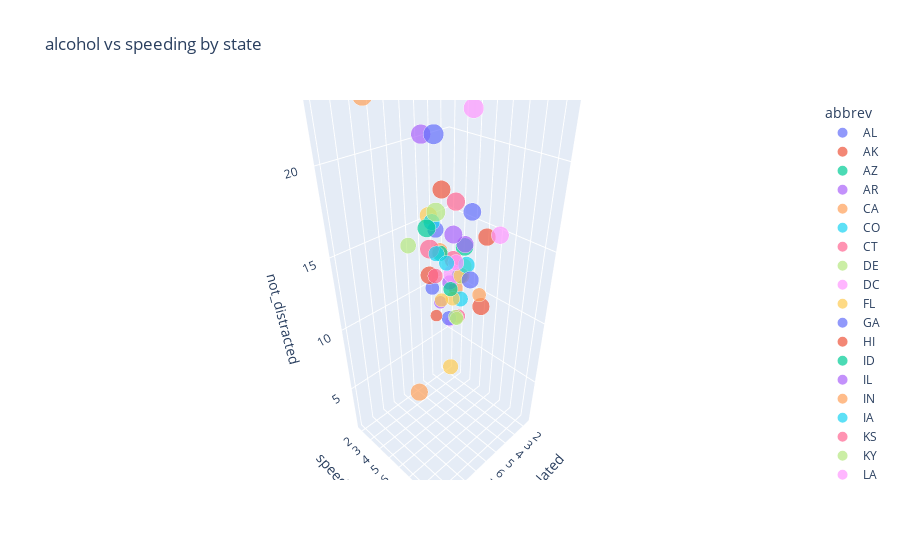

The notebook cell saved with this chart:
### Code cell
px.scatter_3d(df, x='alcohol',y='speeding',z='not_distracted',color='abbrev',title='alcohol vs speeding by state',
           labels={'alcohol':'alcohol-related','speeding':'speeding-related',}, size= 'total')

### Figure 1 — Plotly figure (JSON) as saved in the notebook; plotly's stock layout.template omitted (floating-point values rounded to 4 significant figures)
{"data": [{"hovertemplate": "abbrev=AL<br>alcohol-related=%{x}<br>speeding-related=%{y}<br>not_distracted=%{z}<br>total=%{marker.size}<extra></extra>", "legendgroup": "AL", "marker": {"color": "#636efa", "size": [18.8], "sizemode": "area", "sizeref": 0.05975, "symbol": "circle"}, "mode": "markers", "name": "AL", "scene": "scene", "showlegend": true, "type": "scatter3d", "x": [5.64], "y": [7.332], "z": [18.05]}, {"hovertemplate": "abbrev=AK<br>alcohol-related=%{x}<br>speeding-related=%{y}<br>not_distracted=%{z}<br>total=%{marker.size}<extra></extra>", "legendgroup": "AK", "marker": {"color": "#EF553B", "size": [18.1], "sizemode": "area", "sizeref": 0.05975, "symbol": "circle"}, "mode": "markers", "name": "AK", "scene": "scene", "showlegend": true, "type": "scatter3d", "x": [4.525], "y": [7.421], "z": [16.29]}, {"hovertemplate": "abbrev=AZ<br>alcohol-related=%{x}<br>speeding-related=%{y}<br>not_distracted=%{z}<br>total=%{marker.size}<extra></extra>", "legendgroup": "AZ", "marker": {"color": "#00cc96", "size": [18.6], "sizemode": "area", "sizeref": 0.05975, "symbol": "circle"}, "mode": "markers", "name": "AZ", "scene": "scene", "showlegend": true, "type": "scatter3d", "x": [5.208], "y": [6.51], "z": [15.62]}, {"hovertemplate": "abbrev=AR<br>alcohol-related=%{x}<br>speeding-related=%{y}<br>not_distracted=%{z}<br>total=%{marker.size}<extra></extra>", "legendgroup": "AR", "marker": {"color": "#ab63fa", "size": [22.4], "sizemode": "area", "sizeref": 0.05975, "symbol": "circle"}, "mode": "markers", "name": "AR", "scene": "scene", "showlegend": true, "type": "scatter3d", "x": [5.824], "y": [4.032], "z": [21.06]}, {"hovertemplate": "abbrev=CA<br>alcohol-related=%{x}<br>speeding-related=%{y}<br>not_distracted=%{z}<br>total=%{marker.size}<extra></extra>", "legendgroup": "CA", "marker": {"color": "#FFA15A", "size": [12.0], "sizemode": "area", "sizeref": 0.05975, "symbol": "circle"}, "mode": "markers", "name": "CA", "scene": "scene", "showlegend": true, "type": "scatter3d", "x": [3.36], "y": [4.2], "z": [10.92]}, {"hovertemplate": "abbrev=CO<br>alcohol-related=%{x}<br>speeding-related=%{y}<br>not_distracted=%{z}<br>total=%{marker.size}<extra></extra>", "legendgroup": "CO", "marker": {"color": "#19d3f3", "size": [13.6], "sizemode": "area", "sizeref": 0.05975, "symbol": "circle"}, "mode": "markers", "name": "CO", "scene": "scene", "showlegend": true, "type": "scatter3d", "x": [3.808], "y": [5.032], "z": [10.74]}, {"hovertemplate": "abbrev=CT<br>alcohol-related=%{x}<br>speeding-related=%{y}<br>not_distracted=%{z}<br>total=%{marker.size}<extra></extra>", "legendgroup": "CT", "marker": {"color": "#FF6692", "size": [10.8], "sizemode": "area", "sizeref": 0.05975, "symbol": "circle"}, "mode": "markers", "name": "CT", "scene": "scene", "showlegend": true, "type": "scatter3d", "x": [3.888], "y": [4.968], "z": [9.396]}, {"hovertemplate": "abbrev=DE<br>alcohol-related=%{x}<br>speeding-related=%{y}<br>not_distracted=%{z}<br>total=%{marker.size}<extra></extra>", "legendgroup": "DE", "marker": {"color": "#B6E880", "size": [16.2], "sizemode": "area", "sizeref": 0.05975, "symbol": "circle"}, "mode": "markers", "name": "DE", "scene": "scene", "showlegend": true, "type": "scatter3d", "x": [4.86], "y": [6.156], "z": [14.09]}, {"hovertemplate": "abbrev=DC<br>alcohol-related=%{x}<br>speeding-related=%{y}<br>not_distracted=%{z}<br>total=%{marker.size}<extra></extra>", "legendgroup": "DC", "marker": {"color": "#FF97FF", "size": [5.9], "sizemode": "area", "sizeref": 0.05975, "symbol": "circle"}, "mode": "markers", "name": "DC", "scene": "scene", "showlegend": true, "type": "scatter3d", "x": [1.593], "y": [2.006], "z": [5.9]}, {"hovertemplate": "abbrev=FL<br>alcohol-related=%{x}<br>speeding-related=%{y}<br>not_distracted=%{z}<br>total=%{marker.size}<extra></extra>", "legendgroup": "FL", "marker": {"color": "#FECB52", "size": [17.9], "sizemode": "area", "sizeref": 0.05975, "symbol": "circle"}, "mode": "markers", "name": "FL", "scene": "scene", "showlegend": true, "type": "scatter3d", "x": [5.191], "y": [3.759], "z": [16.47]}, {"hovertemplate": "abbrev=GA<br>alcohol-related=%{x}<br>speeding-related=%{y}<br>not_distracted=%{z}<br>total=%{marker.size}<extra></extra>", "legendgroup": "GA", "marker": {"color": "#636efa", "size": [15.6], "sizemode": "area", "sizeref": 0.05975, "symbol": "circle"}, "mode": "markers", "name": "GA", "scene": "scene", "showlegend": true, "type": "scatter3d", "x": [3.9], "y": [2.964], "z": [14.82]}, {"hovertemplate": "abbrev=HI<br>alcohol-related=%{x}<br>speeding-related=%{y}<br>not_distracted=%{z}<br>total=%{marker.size}<extra></extra>", "legendgroup": "HI", "marker": {"color": "#EF553B", "size": [17.5], "sizemode": "area", "sizeref": 0.05975, "symbol": "circle"}, "mode": "markers", "name": "HI", "scene": "scene", "showlegend": true, "type": "scatter3d", "x": [7.175], "y": [9.45], "z": [14.35]}, {"hovertemplate": "abbrev=ID<br>alcohol-related=%{x}<br>speeding-related=%{y}<br>not_distracted=%{z}<br>total=%{marker.size}<extra></extra>", "legendgroup": "ID", "marker": {"color": "#00cc96", "size": [15.3], "sizemode": "area", "sizeref": 0.05975, "symbol": "circle"}, "mode": "markers", "name": "ID", "scene": "scene", "showlegend": true, "type": "scatter3d", "x": [4.437], "y": [5.508], "z": [13.01]}, {"hovertemplate": "abbrev=IL<br>alcohol-related=%{x}<br>speeding-related=%{y}<br>not_distracted=%{z}<br>total=%{marker.size}<extra></extra>", "legendgroup": "IL", "marker": {"color": "#ab63fa", "size": [12.8], "sizemode": "area", "sizeref": 0.05975, "symbol": "circle"}, "mode": "markers", "name": "IL", "scene": "scene", "showlegend": true, "type": "scatter3d", "x": [4.352], "y": [4.608], "z": [12.03]}, {"hovertemplate": "abbrev=IN<br>alcohol-related=%{x}<br>speeding-related=%{y}<br>not_distracted=%{z}<br>total=%{marker.size}<extra></extra>", "legendgroup": "IN", "marker": {"color": "#FFA15A", "size": [14.5], "sizemode": "area", "sizeref": 0.05975, "symbol": "circle"}, "mode": "markers", "name": "IN", "scene": "scene", "showlegend": true, "type": "scatter3d", "x": [4.205], "y": [3.625], "z": [13.78]}, {"hovertemplate": "abbrev=IA<br>alcohol-related=%{x}<br>speeding-related=%{y}<br>not_distracted=%{z}<br>total=%{marker.size}<extra></extra>", "legendgroup": "IA", "marker": {"color": "#19d3f3", "size": [15.7], "sizemode": "area", "sizeref": 0.05975, "symbol": "circle"}, "mode": "markers", "name": "IA", "scene": "scene", "showlegend": true, "type": "scatter3d", "x": [3.925], "y": [2.669], "z": [15.23]}, {"hovertemplate": "abbrev=KS<br>alcohol-related=%{x}<br>speeding-related=%{y}<br>not_distracted=%{z}<br>total=%{marker.size}<extra></extra>", "legendgroup": "KS", "marker": {"color": "#FF6692", "size": [17.8], "sizemode": "area", "sizeref": 0.05975, "symbol": "circle"}, "mode": "markers", "name": "KS", "scene": "scene", "showlegend": true, "type": "scatter3d", "x": [4.272], "y": [4.806], "z": [13.71]}, {"hovertemplate": "abbrev=KY<br>alcohol-related=%{x}<br>speeding-related=%{y}<br>not_distracted=%{z}<br>total=%{marker.size}<extra></extra>", "legendgroup": "KY", "marker": {"color": "#B6E880", "size": [21.4], "sizemode": "area", "sizeref": 0.05975, "symbol": "circle"}, "mode": "markers", "name": "KY", "scene": "scene", "showlegend": true, "type": "scatter3d", "x": [4.922], "y": [4.066], "z": [16.69]}, {"hovertemplate": "abbrev=LA<br>alcohol-related=%{x}<br>speeding-related=%{y}<br>not_distracted=%{z}<br>total=%{marker.size}<extra></extra>", "legendgroup": "LA", "marker": {"color": "#FF97FF", "size": [20.5], "sizemode": "area", "sizeref": 0.05975, "symbol": "circle"}, "mode": "markers", "name": "LA", "scene": "scene", "showlegend": true, "type": "scatter3d", "x": [6.765], "y": [7.175], "z": [14.96]}, {"hovertemplate": "abbrev=ME<br>alcohol-related=%{x}<br>speeding-related=%{y}<br>not_distracted=%{z}<br>total=%{marker.size}<extra></extra>", "legendgroup": "ME", "marker": {"color": "#FECB52", "size": [15.1], "sizemode": "area", "sizeref": 0.05975, "symbol": "circle"}, "mode": "markers", "name": "ME", "scene": "scene", "showlegend": true, "type": "scatter3d", "x": [4.53], "y": [5.738], "z": [13.14]}, {"hovertemplate": "abbrev=MD<br>alcohol-related=%{x}<br>speeding-related=%{y}<br>not_distracted=%{z}<br>total=%{marker.size}<extra></extra>", "legendgroup": "MD", "marker": {"color": "#636efa", "size": [12.5], "sizemode": "area", "sizeref": 0.05975, "symbol": "circle"}, "mode": "markers", "name": "MD", "scene": "scene", "showlegend": true, "type": "scatter3d", "x": [4.0], "y": [4.25], "z": [8.875]}, {"hovertemplate": "abbrev=MA<br>alcohol-related=%{x}<br>speeding-related=%{y}<br>not_distracted=%{z}<br>total=%{marker.size}<extra></extra>", "legendgroup": "MA", "marker": {"color": "#EF553B", "size": [8.2], "sizemode": "area", "sizeref": 0.05975, "symbol": "circle"}, "mode": "markers", "name": "MA", "scene": "scene", "showlegend": true, "type": "scatter3d", "x": [2.87], "y": [1.886], "z": [7.134]}, {"hovertemplate": "abbrev=MI<br>alcohol-related=%{x}<br>speeding-related=%{y}<br>not_distracted=%{z}<br>total=%{marker.size}<extra></extra>", "legendgroup": "MI", "marker": {"color": "#00cc96", "size": [14.1], "sizemode": "area", "sizeref": 0.05975, "symbol": "circle"}, "mode": "markers", "name": "MI", "scene": "scene", "showlegend": true, "type": "scatter3d", "x": [3.948], "y": [3.384], "z": [13.39]}, {"hovertemplate": "abbrev=MN<br>alcohol-related=%{x}<br>speeding-related=%{y}<br>not_distracted=%{z}<br>total=%{marker.size}<extra></extra>", "legendgroup": "MN", "marker": {"color": "#ab63fa", "size": [9.6], "sizemode": "area", "sizeref": 0.05975, "symbol": "circle"}, "mode": "markers", "name": "MN", "scene": "scene", "showlegend": true, "type": "scatter3d", "x": [2.784], "y": [2.208], "z": [8.448]}, {"hovertemplate": "abbrev=MS<br>alcohol-related=%{x}<br>speeding-related=%{y}<br>not_distracted=%{z}<br>total=%{marker.size}<extra></extra>", "legendgroup": "MS", "marker": {"color": "#FFA15A", "size": [17.6], "sizemode": "area", "sizeref": 0.05975, "symbol": "circle"}, "mode": "markers", "name": "MS", "scene": "scene", "showlegend": true, "type": "scatter3d", "x": [5.456], "y": [2.64], "z": [1.76]}, {"hovertemplate": "abbrev=MO<br>alcohol-related=%{x}<br>speeding-related=%{y}<br>not_distracted=%{z}<br>total=%{marker.size}<extra></extra>", "legendgroup": "MO", "marker": {"color": "#19d3f3", "size": [16.1], "sizemode": "area", "sizeref": 0.05975, "symbol": "circle"}, "mode": "markers", "name": "MO", "scene": "scene", "showlegend": true, "type": "scatter3d", "x": [5.474], "y": [6.923], "z": [14.81]}, {"hovertemplate": "abbrev=MT<br>alcohol-related=%{x}<br>speeding-related=%{y}<br>not_distracted=%{z}<br>total=%{marker.size}<extra></extra>", "legendgroup": "MT", "marker": {"color": "#FF6692", "size": [21.4], "sizemode": "area", "sizeref": 0.05975, "symbol": "circle"}, "mode": "markers", "name": "MT", "scene": "scene", "showlegend": true, "type": "scatter3d", "x": [9.416], "y": [8.346], "z": [17.98]}, {"hovertemplate": "abbrev=NE<br>alcohol-related=%{x}<br>speeding-related=%{y}<br>not_distracted=%{z}<br>total=%{marker.size}<extra></extra>", "legendgroup": "NE", "marker": {"color": "#B6E880", "size": [14.9], "sizemode": "area", "sizeref": 0.05975, "symbol": "circle"}, "mode": "markers", "name": "NE", "scene": "scene", "showlegend": true, "type": "scatter3d", "x": [5.215], "y": [1.937], "z": [13.86]}, {"hovertemplate": "abbrev=NV<br>alcohol-related=%{x}<br>speeding-related=%{y}<br>not_distracted=%{z}<br>total=%{marker.size}<extra></extra>", "legendgroup": "NV", "marker": {"color": "#FF97FF", "size": [14.7], "sizemode": "area", "sizeref": 0.05975, "symbol": "circle"}, "mode": "markers", "name": "NV", "scene": "scene", "showlegend": true, "type": "scatter3d", "x": [4.704], "y": [5.439], "z": [13.96]}, {"hovertemplate": "abbrev=NH<br>alcohol-related=%{x}<br>speeding-related=%{y}<br>not_distracted=%{z}<br>total=%{marker.size}<extra></extra>", "legendgroup": "NH", "marker": {"color": "#FECB52", "size": [11.6], "sizemode": "area", "sizeref": 0.05975, "symbol": "circle"}, "mode": "markers", "name": "NH", "scene": "scene", "showlegend": true, "type": "scatter3d", "x": [3.48], "y": [4.06], "z": [10.09]}, {"hovertemplate": "abbrev=NJ<br>alcohol-related=%{x}<br>speeding-related=%{y}<br>not_distracted=%{z}<br>total=%{marker.size}<extra></extra>", "legendgroup": "NJ", "marker": {"color": "#636efa", "size": [11.2], "sizemode": "area", "sizeref": 0.05975, "symbol": "circle"}, "mode": "markers", "name": "NJ", "scene": "scene", "showlegend": true, "type": "scatter3d", "x": [3.136], "y": [1.792], "z": [9.632]}, {"hovertemplate": "abbrev=NM<br>alcohol-related=%{x}<br>speeding-related=%{y}<br>not_distracted=%{z}<br>total=%{marker.size}<extra></extra>", "legendgroup": "NM", "marker": {"color": "#EF553B", "size": [18.4], "sizemode": "area", "sizeref": 0.05975, "symbol": "circle"}, "mode": "markers", "name": "NM", "scene": "scene", "showlegend": true, "type": "scatter3d", "x": [4.968], "y": [3.496], "z": [12.33]}, {"hovertemplate": "abbrev=NY<br>alcohol-related=%{x}<br>speeding-related=%{y}<br>not_distracted=%{z}<br>total=%{marker.size}<extra></extra>", "legendgroup": "NY", "marker": {"color": "#00cc96", "size": [12.3], "sizemode": "area", "sizeref": 0.05975, "symbol": "circle"}, "mode": "markers", "name": "NY", "scene": "scene", "showlegend": true, "type": "scatter3d", "x": [3.567], "y": [3.936], "z": [10.82]}, {"hovertemplate": "abbrev=NC<br>alcohol-related=%{x}<br>speeding-related=%{y}<br>not_distracted=%{z}<br>total=%{marker.size}<extra></extra>", "legendgroup": "NC", "marker": {"color": "#ab63fa", "size": [16.8], "sizemode": "area", "sizeref": 0.05975, "symbol": "circle"}, "mode": "markers", "name": "NC", "scene": "scene", "showlegend": true, "type": "scatter3d", "x": [5.208], "y": [6.552], "z": [15.79]}, {"hovertemplate": "abbrev=ND<br>alcohol-related=%{x}<br>speeding-related=%{y}<br>not_distracted=%{z}<br>total=%{marker.size}<extra></extra>", "legendgroup": "ND", "marker": {"color": "#FFA15A", "size": [23.9], "sizemode": "area", "sizeref": 0.05975, "symbol": "circle"}, "mode": "markers", "name": "ND", "scene": "scene", "showlegend": true, "type": "scatter3d", "x": [10.04], "y": [5.497], "z": [23.66]}, {"hovertemplate": "abbrev=OH<br>alcohol-related=%{x}<br>speeding-related=%{y}<br>not_distracted=%{z}<br>total=%{marker.size}<extra></extra>", "legendgroup": "OH", "marker": {"color": "#19d3f3", "size": [14.1], "sizemode": "area", "sizeref": 0.05975, "symbol": "circle"}, "mode": "markers", "name": "OH", "scene": "scene", "showlegend": true, "type": "scatter3d", "x": [4.794], "y": [3.948], "z": [13.96]}, {"hovertemplate": "abbrev=OK<br>alcohol-related=%{x}<br>speeding-related=%{y}<br>not_distracted=%{z}<br>total=%{marker.size}<extra></extra>", "legendgroup": "OK", "marker": {"color": "#FF6692", "size": [19.9], "sizemode": "area", "sizeref": 0.05975, "symbol": "circle"}, "mode": "markers", "name": "OK", "scene": "scene", "showlegend": true, "type": "scatter3d", "x": [5.771], "y": [6.368], "z": [18.31]}, {"hovertemplate": "abbrev=OR<br>alcohol-related=%{x}<br>speeding-related=%{y}<br>not_distracted=%{z}<br>total=%{marker.size}<extra></extra>", "legendgroup": "OR", "marker": {"color": "#B6E880", "size": [12.8], "sizemode": "area", "sizeref": 0.05975, "symbol": "circle"}, "mode": "markers", "name": "OR", "scene": "scene", "showlegend": true, "type": "scatter3d", "x": [3.328], "y": [4.224], "z": [8.576]}, {"hovertemplate": "abbrev=PA<br>alcohol-related=%{x}<br>speeding-related=%{y}<br>not_distracted=%{z}<br>total=%{marker.size}<extra></extra>", "legendgroup": "PA", "marker": {"color": "#FF97FF", "size": [18.2], "sizemode": "area", "sizeref": 0.05975, "symbol": "circle"}, "mode": "markers", "name": "PA", "scene": "scene", "showlegend": true, "type": "scatter3d", "x": [5.642], "y": [9.1], "z": [17.47]}, {"hovertemplate": "abbrev=RI<br>alcohol-related=%{x}<br>speeding-related=%{y}<br>not_distracted=%{z}<br>total=%{marker.size}<extra></extra>", "legendgroup": "RI", "marker": {"color": "#FECB52", "size": [11.1], "sizemode": "area", "sizeref": 0.05975, "symbol": "circle"}, "mode": "markers", "name": "RI", "scene": "scene", "showlegend": true, "type": "scatter3d", "x": [4.218], "y": [3.774], "z": [10.21]}, {"hovertemplate": "abbrev=SC<br>alcohol-related=%{x}<br>speeding-related=%{y}<br>not_distracted=%{z}<br>total=%{marker.size}<extra></extra>", "legendgroup": "SC", "marker": {"color": "#636efa", "size": [23.9], "sizemode": "area", "sizeref": 0.05975, "symbol": "circle"}, "mode": "markers", "name": "SC", "scene": "scene", "showlegend": true, "type": "scatter3d", "x": [9.799], "y": [9.082], "z": [22.94]}, {"hovertemplate": "abbrev=SD<br>alcohol-related=%{x}<br>speeding-related=%{y}<br>not_distracted=%{z}<br>total=%{marker.size}<extra></extra>", "legendgroup": "SD", "marker": {"color": "#EF553B", "size": [19.4], "sizemode": "area", "sizeref": 0.05975, "symbol": "circle"}, "mode": "markers", "name": "SD", "scene": "scene", "showlegend": true, "type": "scatter3d", "x": [6.402], "y": [6.014], "z": [19.01]}, {"hovertemplate": "abbrev=TN<br>alcohol-related=%{x}<br>speeding-related=%{y}<br>not_distracted=%{z}<br>total=%{marker.size}<extra></extra>", "legendgroup": "TN", "marker": {"color": "#00cc96", "size": [19.5], "sizemode": "area", "sizeref": 0.05975, "symbol": "circle"}, "mode": "markers", "name": "TN", "scene": "scene", "showlegend": true, "type": "scatter3d", "x": [5.655], "y": [4.095], "z": [15.99]}, {"hovertemplate": "abbrev=TX<br>alcohol-related=%{x}<br>speeding-related=%{y}<br>not_distracted=%{z}<br>total=%{marker.size}<extra></extra>", "legendgroup": "TX", "marker": {"color": "#ab63fa", "size": [19.4], "sizemode": "area", "sizeref": 0.05975, "symbol": "circle"}, "mode": "markers", "name": "TX", "scene": "scene", "showlegend": true, "type": "scatter3d", "x": [7.372], "y": [7.76], "z": [17.65]}, {"hovertemplate": "abbrev=UT<br>alcohol-related=%{x}<br>speeding-related=%{y}<br>not_distracted=%{z}<br>total=%{marker.size}<extra></extra>", "legendgroup": "UT", "marker": {"color": "#FFA15A", "size": [11.3], "sizemode": "area", "sizeref": 0.05975, "symbol": "circle"}, "mode": "markers", "name": "UT", "scene": "scene", "showlegend": true, "type": "scatter3d", "x": [1.808], "y": [4.859], "z": [9.944]}, {"hovertemplate": "abbrev=VT<br>alcohol-related=%{x}<br>speeding-related=%{y}<br>not_distracted=%{z}<br>total=%{marker.size}<extra></extra>", "legendgroup": "VT", "marker": {"color": "#19d3f3", "size": [13.6], "sizemode": "area", "sizeref": 0.05975, "symbol": "circle"}, "mode": "markers", "name": "VT", "scene": "scene", "showlegend": true, "type": "scatter3d", "x": [4.08], "y": [4.08], "z": [13.06]}, {"hovertemplate": "abbrev=VA<br>alcohol-related=%{x}<br>speeding-related=%{y}<br>not_distracted=%{z}<br>total=%{marker.size}<extra></extra>", "legendgroup": "VA", "marker": {"color": "#FF6692", "size": [12.7], "sizemode": "area", "sizeref": 0.05975, "symbol": "circle"}, "mode": "markers", "name": "VA", "scene": "scene", "showlegend": true, "type": "scatter3d", "x": [3.429], "y": [2.413], "z": [11.05]}, {"hovertemplate": "abbrev=WA<br>alcohol-related=%{x}<br>speeding-related=%{y}<br>not_distracted=%{z}<br>total=%{marker.size}<extra></extra>", "legendgroup": "WA", "marker": {"color": "#B6E880", "size": [10.6], "sizemode": "area", "sizeref": 0.05975, "symbol": "circle"}, "mode": "markers", "name": "WA", "scene": "scene", "showlegend": true, "type": "scatter3d", "x": [3.498], "y": [4.452], "z": [8.692]}, {"hovertemplate": "abbrev=WV<br>alcohol-related=%{x}<br>speeding-related=%{y}<br>not_distracted=%{z}<br>total=%{marker.size}<extra></extra>", "legendgroup": "WV", "marker": {"color": "#FF97FF", "size": [23.8], "sizemode": "area", "sizeref": 0.05975, "symbol": "circle"}, "mode": "markers", "name": "WV", "scene": "scene", "showlegend": true, "type": "scatter3d", "x": [6.664], "y": [8.092], "z": [23.09]}, {"hovertemplate": "abbrev=WI<br>alcohol-related=%{x}<br>speeding-related=%{y}<br>not_distracted=%{z}<br>total=%{marker.size}<extra></extra>", "legendgroup": "WI", "marker": {"color": "#FECB52", "size": [13.8], "sizemode": "area", "sizeref": 0.05975, "symbol": "circle"}, "mode": "markers", "name": "WI", "scene": "scene", "showlegend": true, "type": "scatter3d", "x": [4.554], "y": [4.968], "z": [5.382]}, {"hovertemplate": "abbrev=WY<br>alcohol-related=%{x}<br>speeding-related=%{y}<br>not_distracted=%{z}<br>total=%{marker.size}<extra></extra>", "legendgroup": "WY", "marker": {"color": "#636efa", "size": [17.4], "sizemode": "area", "sizeref": 0.05975, "symbol": "circle"}, "mode": "markers", "name": "WY", "scene": "scene", "showlegend": true, "type": "scatter3d", "x": [5.568], "y": [7.308], "z": [14.09]}], "layout": {"legend": {"itemsizing": "constant", "title": {"text": "abbrev"}, "tracegroupgap": 0}, "scene": {"domain": {"x": [0, 1], "y": [0, 1]}, "xaxis": {"title": {"text": "alcohol-related"}}, "yaxis": {"title": {"text": "speeding-related"}}, "zaxis": {"title": {"text": "not_distracted"}}}, "title": {"text": "alcohol vs speeding by state"}}}
